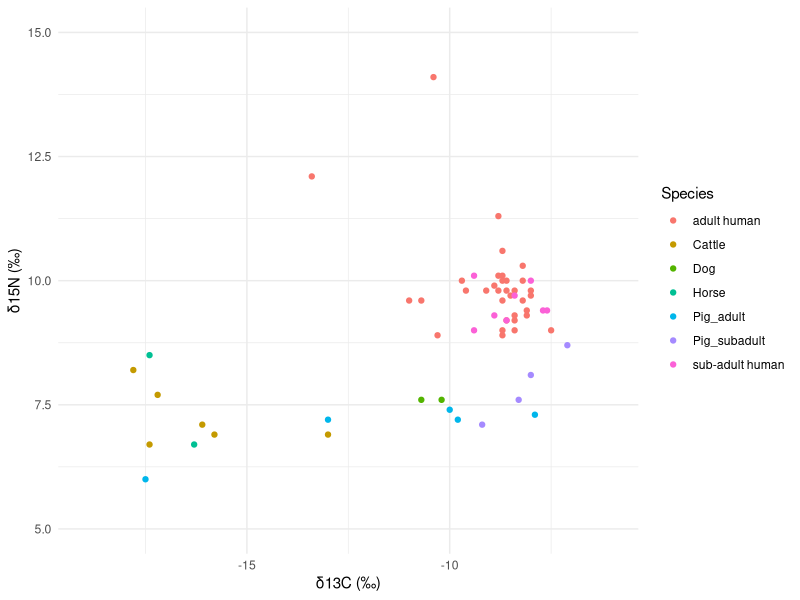
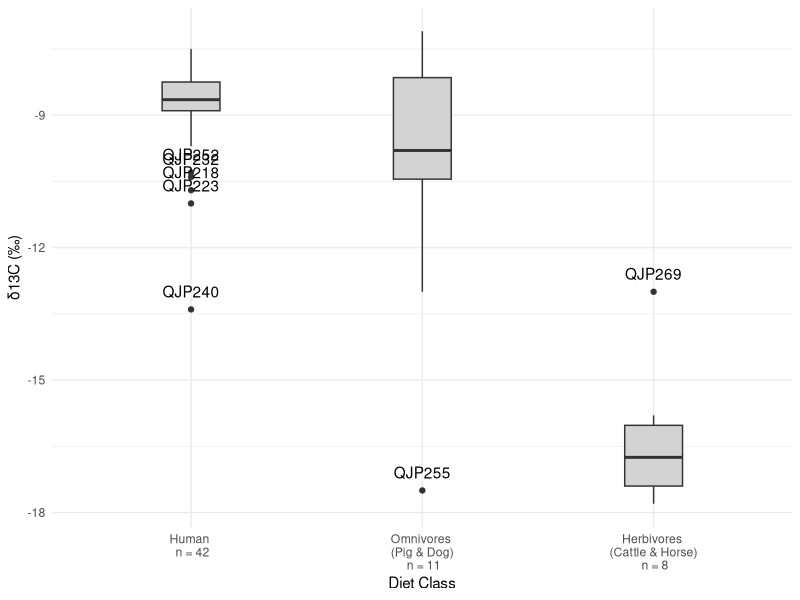
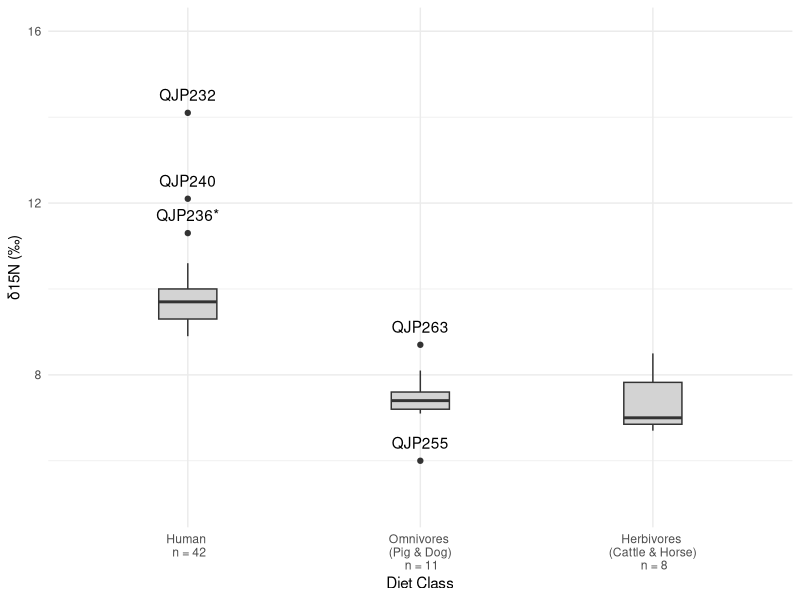
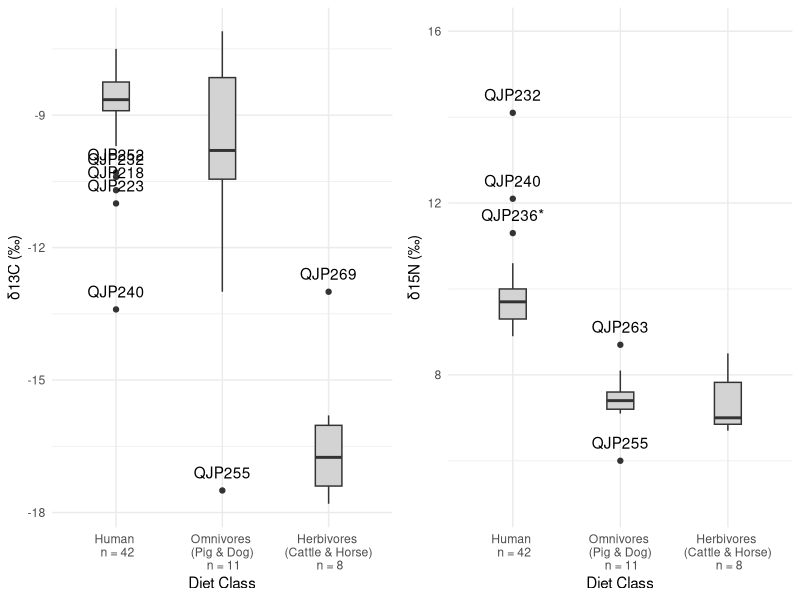

Here is the R script that generated these plots, in order:
## ---- chunk 1
library(readxl)
library(tidyverse)
library(dplyr)
## ---- chunk 2
human_isotope <- read_excel("Dong_et_al_isotope_data.xlsx", sheet = 1)
animal_isotope <- read_excel("Dong_et_al_isotope_data.xlsx", sheet = 2)
## ---- chunk 3
head(human_isotope)
## ---- chunk 4
head(animal_isotope)
## ---- chunk 5
summary(human_isotope)
## ---- chunk 6
summary(animal_isotope)
## ---- chunk 7
human_isotope_new <- human_isotope %>%
  rename(d13C = `δ13C`, d15N = `δ15N`) %>% # Renaming the delta columns to make it easier down the line
  select(Lab_code, age_years, d13C, d15N) # Get 4 columns


# Create a new column 'Species' based on conditions in 'age_years'
human_isotope_new <- human_isotope_new %>%
  mutate(Species = case_when(
    age_years %in% c("adult", "40–50", "20–25", "~40", "45–50", "18–20", "18–22", "20–15") ~ "adult human",
    age_years %in% c("juvenile", "13–14", "12–16", "11–13", "7–8", "11–16") ~ "sub-adult human",
    TRUE ~ "unknown"  # Optional: Assign "unknown" if the value doesn't match any category
  ))

human_isotope_new <- human_isotope_new %>% select(Lab_code, Species, d13C, d15N) # Only extract columns that we want

head(human_isotope_new)
## ---- chunk 8
animal_isotope_new <- animal_isotope %>%
  rename(d13C = `δ13C`, d15N = `δ15N`) %>% # For animals, we're only going to change the delta column names
  select(Lab_code, Species, d13C, d15N)

head(animal_isotope_new)
## ---- chunk 9
merged_data_set <- rbind(human_isotope_new, animal_isotope_new)
head(merged_data_set)
## ---- chunk 10
merged_data_set$Species <- as.factor(merged_data_set$Species)
str(merged_data_set)
## ---- chunk 11
ggplot(merged_data_set, aes(x = d13C, y = d15N, color = Species)) +
  geom_point() +  # Removed fill, used color inside aes()
  labs(x = "δ13C (‰)", y = "δ15N (‰)") +
  ylim(5,15) + xlim(-19,-6) +
  theme_minimal()
## ---- chunk 12
isotope_barplot_data <- merged_data_set %>%
  mutate(Animal_diet_class = case_when(
    Species %in% c("adult human", "sub-adult human") ~ "Human",
    Species %in% c("Pig_adult", "Pig_subadult", "Dog") ~ "Omnivore",
    Species %in% c("Cattle", "Horse") ~ "Herbivore",
    TRUE ~ "unknown"  # Optional: Assign "unknown" if the value doesn't match any category
  ))
isotope_barplot_data$Animal_diet_class <- factor(isotope_barplot_data$Animal_diet_class, levels = c("Human", "Omnivore", "Herbivore")) #factor and relevel using the level argument so that diet classes appear in the order shown in the original figure

str(isotope_barplot_data)
## ---- chunk 13
carbon_outliers <- isotope_barplot_data %>%
  group_by(Animal_diet_class) %>% # We need this step so that we don't get outliers for the entire dataset
  mutate(
    Q1 = quantile(d13C, 0.25, na.rm = TRUE),
    Q3 = quantile(d13C, 0.75, na.rm = TRUE),
    IQR = Q3 - Q1,
    lower_bound = Q1 - 1.5 * IQR,
    upper_bound = Q3 + 1.5 * IQR
  ) %>%
  filter(d13C < lower_bound | d13C > upper_bound)
## ---- chunk 14
box_carbon <- ggplot(isotope_barplot_data, aes(x = Animal_diet_class, y = d13C)) +
  geom_boxplot(width = 0.25, fill = "lightgrey")+
  labs(y = "δ13C (‰)", x = "Diet Class") +
  geom_text(data = carbon_outliers, aes(label = Lab_code), vjust = -1, color = "black") +
  scale_x_discrete(labels = c("Human \n n = 42", "Omnivores \n (Pig & Dog) \n n = 11", "Herbivores \n (Cattle & Horse) \n n = 8")) +
  theme_minimal()

box_carbon
## ---- chunk 15
nitrogen_outliers <- isotope_barplot_data %>%
  group_by(Animal_diet_class) %>%
  mutate(
    Q1 = quantile(d15N, 0.25, na.rm = TRUE),
    Q3 = quantile(d15N, 0.75, na.rm = TRUE),
    IQR = Q3 - Q1,
    lower_bound = Q1 - 1.5 * IQR,
    upper_bound = Q3 + 1.5 * IQR
  ) %>%
  filter(d15N < lower_bound | d15N > upper_bound)
## ---- chunk 16
box_nitrogen <- ggplot(isotope_barplot_data, aes(x = Animal_diet_class, y = d15N)) +
  geom_boxplot(width = 0.25, fill = "lightgrey")+
  labs(y = "δ15N (‰)", x = "Diet Class") +
  geom_text(data = nitrogen_outliers, aes(label = Lab_code), vjust = -1, color = "black") +
  theme_minimal() +
  scale_x_discrete(labels = c("Human \n n = 42", "Omnivores \n (Pig & Dog) \n n = 11", "Herbivores \n (Cattle & Horse) \n n = 8")) + # This was the lazy and easiest way to include the number of samples per group in the boxplot
  coord_cartesian(ylim = c(5,16))



box_nitrogen
## ---- chunk 17
library(gridExtra)
grid.arrange(box_carbon, box_nitrogen, ncol = 2)
## ---- chunk 18

# Calculate summary statistics for d13C and d15N by diet class
summary_stats <- isotope_barplot_data %>%
  group_by(Animal_diet_class) %>%
  summarise(
    sample_size = length(d13C),
    mean_d13C = mean(d13C),
    sd_d13C = sd(d13C),
    range_d13C = max(d13C) - min(d13C),

    mean_d15N = mean(d15N),
    sd_d15N = sd(d15N),
    range_d15N = max(d15N) - min(d15N)
  ) %>%
  arrange(Animal_diet_class)

# View the result
summary_stats
## ---- chunk 19
head(human_isotope_new)
## ---- chunk 20
mann_test_c <- wilcox.test(d13C ~ as.factor(Species), # Establishing Species as factor
                         data = human_isotope_new,
                         exact = FALSE, correct = TRUE)

mann_test_c
## ---- chunk 21

mann_test_n <- wilcox.test(d15N ~ as.factor(Species),
                         data = human_isotope_new,
                         exact = FALSE, correct = TRUE)

mann_test_n
## ---- chunk 22
young_human_isotope <- human_isotope_new %>%
  mutate(d13C_young = case_when(
    Species == "sub-adult human" ~ d13C,
    TRUE ~ NA_real_
  ))

young_human_carbon <- young_human_isotope$d13C_young

young_human_carbon <- young_human_carbon[!is.na(young_human_carbon)]

n1 <- length(young_human_carbon)
n1
## ---- chunk 23
adult_human_isotope <- human_isotope_new %>%
  mutate(d13C_adult = case_when(
    Species == "adult human" ~ d13C,
    TRUE ~ NA_real_
  ))

adult_human_carbon <- adult_human_isotope$d13C_adult

adult_human_carbon <- adult_human_carbon[!is.na(adult_human_carbon)]

n2 <- length(adult_human_carbon)
n2
## ---- chunk 24
W_c <- mann_test_c$statistic
W_n <- mann_test_n$statistic


z_score_c <- (W_c - (n1 * n2 / 2)) / sqrt((n1 * n2 * (n1 + n2 + 1)) / 12)
z_score_n <- (W_n - (n1 * n2 / 2)) / sqrt((n1 * n2 * (n1 + n2 + 1)) / 12)
## ---- chunk 25
cat("δ13C Mann-Whitney U Test Results:\n")
cat("W-statistic:", W_c, "\n")
cat("Z-score:", round(z_score_c, 3), "\n")
cat("p-value:", mann_test_c$p.value, "\n")
## ---- chunk 26
cat("δ15N Mann-Whitney U Test Results:\n")
cat("W-statistic:", W_n, "\n")
cat("Z-score:", round(z_score_n, 3), "\n")
cat("p-value:", mann_test_n$p.value, "\n")
